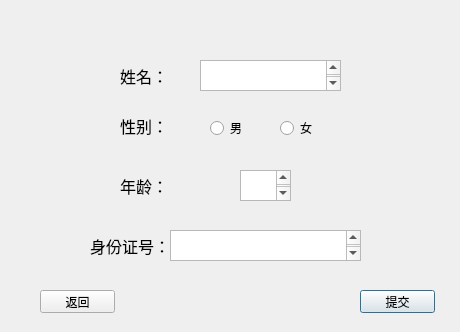
<?xml version="1.0" encoding="UTF-8"?>
<ui version="4.0">
 <class>updateDialog</class>
 <widget class="QDialog" name="updateDialog">
  <property name="geometry">
   <rect>
    <x>0</x>
    <y>0</y>
    <width>460</width>
    <height>332</height>
   </rect>
  </property>
  <property name="windowTitle">
   <string>Dialog</string>
  </property>
  <widget class="QLabel" name="label">
   <property name="geometry">
    <rect>
     <x>120</x>
     <y>60</y>
     <width>61</width>
     <height>31</height>
    </rect>
   </property>
   <property name="font">
    <font>
     <family>等线</family>
     <pointsize>12</pointsize>
    </font>
   </property>
   <property name="text">
    <string>姓名：</string>
   </property>
  </widget>
  <widget class="QLabel" name="label_2">
   <property name="geometry">
    <rect>
     <x>120</x>
     <y>110</y>
     <width>71</width>
     <height>31</height>
    </rect>
   </property>
   <property name="font">
    <font>
     <family>等线</family>
     <pointsize>12</pointsize>
    </font>
   </property>
   <property name="text">
    <string>性别：</string>
   </property>
  </widget>
  <widget class="QLabel" name="label_3">
   <property name="geometry">
    <rect>
     <x>120</x>
     <y>160</y>
     <width>91</width>
     <height>51</height>
    </rect>
   </property>
   <property name="font">
    <font>
     <family>等线</family>
     <pointsize>12</pointsize>
    </font>
   </property>
   <property name="text">
    <string>年龄：</string>
   </property>
  </widget>
  <widget class="QLabel" name="label_4">
   <property name="geometry">
    <rect>
     <x>90</x>
     <y>220</y>
     <width>81</width>
     <height>51</height>
    </rect>
   </property>
   <property name="font">
    <font>
     <family>等线</family>
     <pointsize>12</pointsize>
    </font>
   </property>
   <property name="text">
    <string>身份证号：</string>
   </property>
  </widget>
  <widget class="QTextEdit" name="textEdit">
   <property name="geometry">
    <rect>
     <x>200</x>
     <y>60</y>
     <width>141</width>
     <height>31</height>
    </rect>
   </property>
   <property name="font">
    <font>
     <family>等线</family>
     <pointsize>12</pointsize>
    </font>
   </property>
  </widget>
  <widget class="QPushButton" name="pushButton">
   <property name="geometry">
    <rect>
     <x>360</x>
     <y>290</y>
     <width>75</width>
     <height>23</height>
    </rect>
   </property>
   <property name="text">
    <string>提交</string>
   </property>
  </widget>
  <widget class="QPushButton" name="pushButton_2">
   <property name="geometry">
    <rect>
     <x>40</x>
     <y>290</y>
     <width>75</width>
     <height>23</height>
    </rect>
   </property>
   <property name="text">
    <string>返回</string>
   </property>
  </widget>
  <widget class="QRadioButton" name="radioButton">
   <property name="geometry">
    <rect>
     <x>210</x>
     <y>120</y>
     <width>89</width>
     <height>16</height>
    </rect>
   </property>
   <property name="text">
    <string>男</string>
   </property>
   <attribute name="buttonGroup">
    <string notr="true">buttonGroup</string>
   </attribute>
  </widget>
  <widget class="QRadioButton" name="radioButton_2">
   <property name="geometry">
    <rect>
     <x>280</x>
     <y>120</y>
     <width>89</width>
     <height>16</height>
    </rect>
   </property>
   <property name="text">
    <string>女</string>
   </property>
   <attribute name="buttonGroup">
    <string notr="true">buttonGroup</string>
   </attribute>
  </widget>
  <widget class="QTextEdit" name="textEdit_2">
   <property name="geometry">
    <rect>
     <x>240</x>
     <y>170</y>
     <width>51</width>
     <height>31</height>
    </rect>
   </property>
   <property name="font">
    <font>
     <family>Adobe Arabic</family>
     <pointsize>14</pointsize>
    </font>
   </property>
  </widget>
  <widget class="QTextEdit" name="textEdit_3">
   <property name="geometry">
    <rect>
     <x>170</x>
     <y>230</y>
     <width>191</width>
     <height>31</height>
    </rect>
   </property>
   <property name="font">
    <font>
     <family>Adobe Arabic</family>
     <pointsize>14</pointsize>
    </font>
   </property>
  </widget>
 </widget>
 <resources/>
 <connections/>
 <buttongroups>
  <buttongroup name="buttonGroup"/>
 </buttongroups>
</ui>
